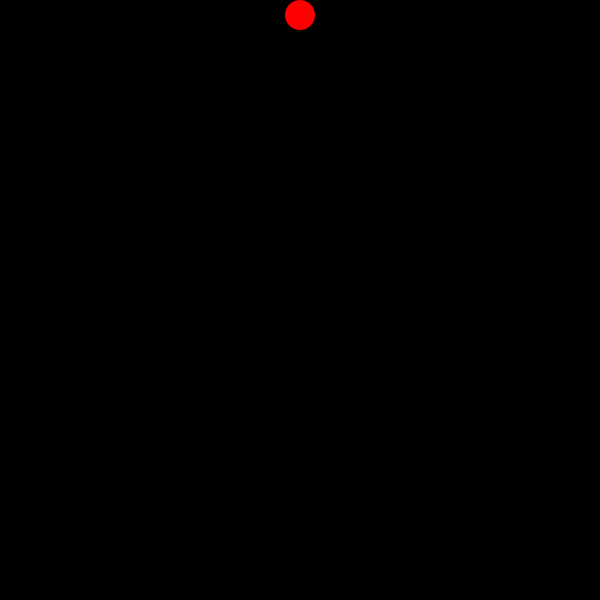
Frame 1 (no input)
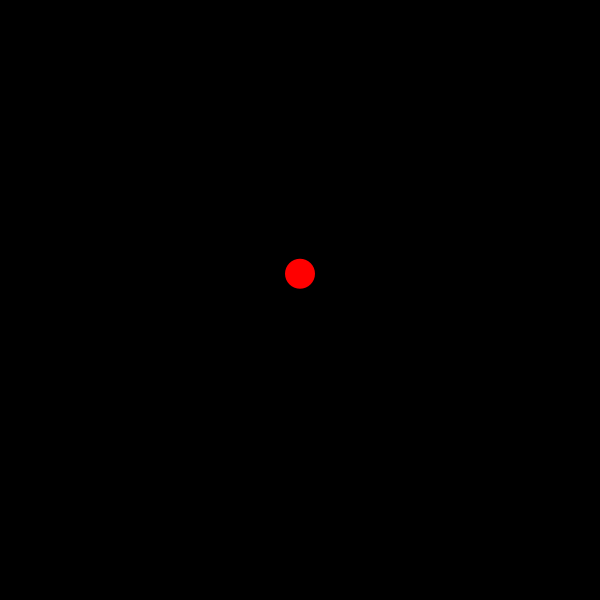
Frame 60 (the mouse pressed at the canvas centre just before this capture)
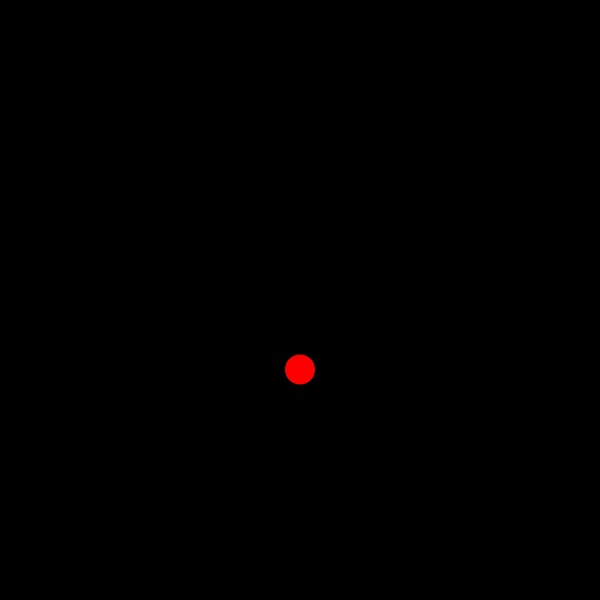
Frame 120 (the mouse held since frame 60 and released just before this capture)

The Processing sketch that drew these frames (run headless with seeded random() and noise(); from frame 60 on, the mouse is pressed at the canvas centre):

// Processing sketch: A1Q4
// ── A1Q4.pde
/*

Assignment 01 - The Bouncing Ball
By Vincent Nguyen

STEP 04:
Can you make the ball look like it is bouncing with a
realistic "elasticity"? In other words, we know that
the bouncing ball must lose energy with every bounce,
so can you make it look like its bounce is "decaying"
in time?

*/

float yPos;
float ySpeed;
float yAccel;

void setup() {
  size(600,600);
  noStroke();
  ellipseMode(CENTER);
  yPos = 0;
  ySpeed = 2;
  yAccel = 0.1;
}

void draw() {
  background(0);
  
  yPos += ySpeed; //Adds speed to position
  ySpeed += yAccel; //Adds gravity to speed
  
  if (yPos >= height - 15) {
    ySpeed *= -0.90;
    yPos = height - 15;
  } else if (yPos <= 15) {
    ySpeed *= -0.90;
    yPos = 15;
  }
  
  fill(#FF0000);
  ellipse(300,yPos,30,30);
}
